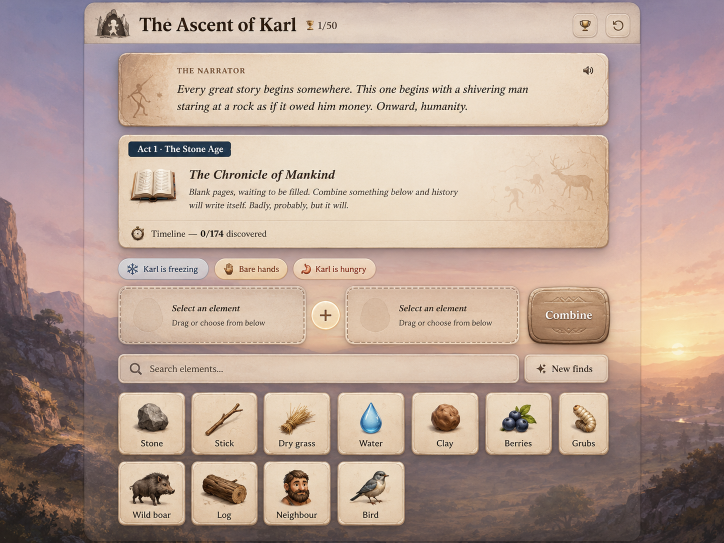
#> input picture docs/design/reference/target-2026-08-11.webp, 1448 x 1086 px (shown at 1/2 size)
$ python build_bg_from_ref.py
#> lines starting #> are read from the running program, lines starting #| are printed output that depends on the picture; pictures that were not available may be replaced by others from this repository, and a replacement may not be noted
#> in main, ref is the input picture: shape (1086, 1448, 3); mean R, G, B 183.9, 161.4, 149.3
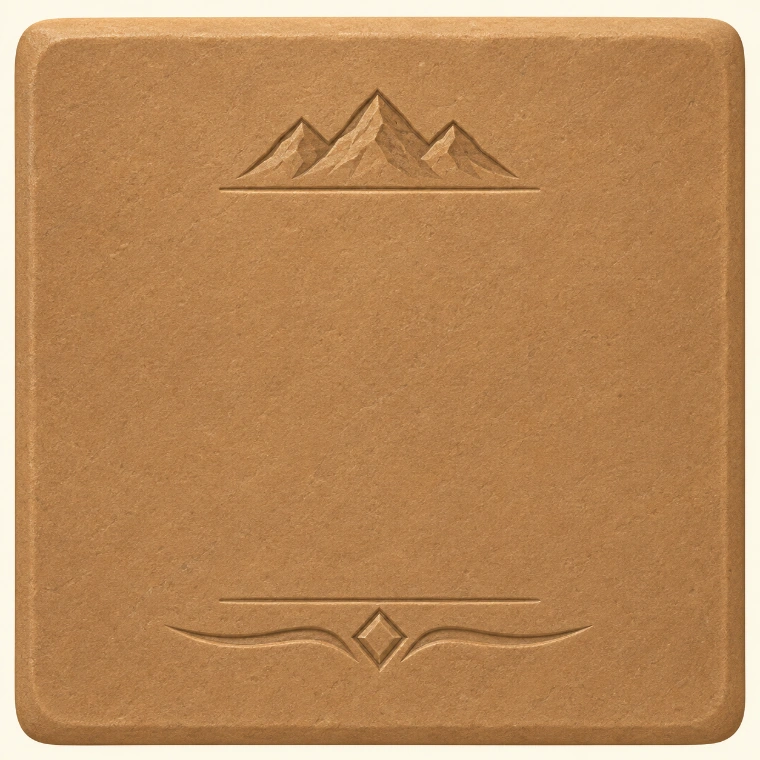
#> input picture docs/design/reference/combine-slab-src.webp, 760 x 760 px, given in place of game.png, which was not available
#!/usr/bin/env python3
"""Bygger baggrundsmaleriet UD AF referencen i stedet for at male et nyt.

Den gamle vej var et selvstændigt genereret maleri, trukket over mod
referencens kulør med en frossen affin graduering. Den kunne aldrig ramme:
målt mod referencen lå den 38 niveauer skævt i gennemsnit, og skævheden var
IKKE en konstant — nogle steder var vi lysere, andre mørkere. En graduering
retter et skift, ikke en anden komposition. Det er derfor `chips` stod fast
på 0.291 i tone: chippernes bånd er rosa-mauve i referencen og fersken hos
os, og ingen tokens kan flytte et maleri.

Docstringen på den gamle build_bg_wide.py sagde at maleriet ikke KAN skæres
ud af mockuppen, fordi UI-panelet dækker fladen og kun efterlader to
strimler på 168 px. Det er rigtigt om strimlerne og forkert om resten:
mellemrummene mellem chips, mellem kort, mellem sektioner og hele bunden er
også ren baggrund. Målt er 36,5 % af referencen ægte baggrund, fordelt over
hele fladen — ikke to strimler i kanten.

Masken gættes ikke. Vores egen render har samme layout, og vi VED hvilken
baggrund den står på, så |render − baggrund| er præcis de pixels UI'et maler
på. Tærsklen er 20: panelets slør måler +4..+9 hen over rammekanten, så alt
under 20 er sløret og alt over er et element.

Hullerne fyldes i en pyramide. Landskabet er diset og uden fine detaljer, så
dets information ligger i de lave frekvenser; en inpaint på 1/8 opløsning har
kun 4 px at bygge bro over, hvor fuld opløsning skulle gætte 130. Kornet
lægges tilbage bagefter fra papirfliserne, så fladen ikke bliver glat.

Bredden er ikke et rundt tal med vilje. CSS'en `cover`er, og ved Martins og
dommerens rude på 1448x1086 skalerer cover efter HØJDEN. Er masterens højde
præcis 1086, står referencens egne pixels 1:1 i midten; ethvert andet tal
zoomer maleriet en anelse og flytter hver eneste måling. 2534 = 1086 x 21/9.
"""

from pathlib import Path

import cv2
import numpy as np
from PIL import Image

ROOT = Path(__file__).resolve().parents[2]
REF = ROOT / "docs/design/reference/target-2026-08-11.webp"
RENDER = ROOT / ".judge/latest/render/game.png"
OLD_WIDE = ROOT / "src/assets/art/bg-wide-2560.webp"
GRAIN = ROOT / "src/assets/art/paper-grain.png"
OUT_DIR = ROOT / "src/assets/art"

VIEW = (1448, 1086)
MASTER_W = 2534          # 1086 * 21/9 — se docstringen om hvorfor højden binder
THRESHOLD = 20
DILATE = 7
LEVELS = 3               # 1/8 opløsning i bunden af pyramiden


def _current_background() -> np.ndarray:
    """Den baggrund vores render FAKTISK stod på, cover'et som browseren gør."""
    bg = Image.open(OLD_WIDE).convert("RGB")
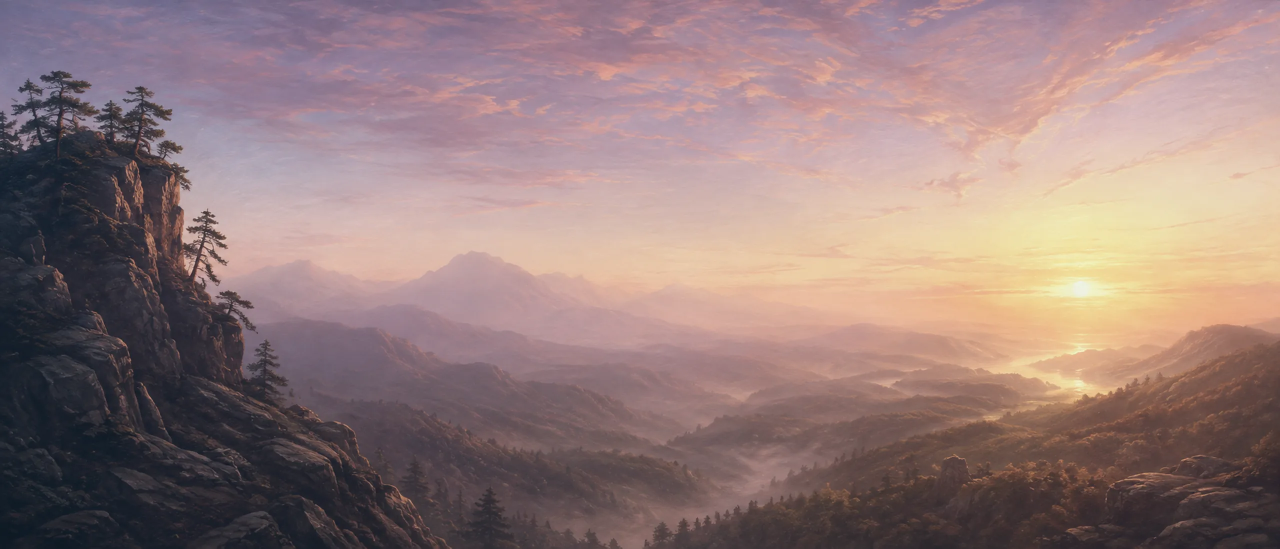
#> input picture src/assets/art/bg-wide-2560.webp, 2560 x 1097 px (shown at 1/2 size)
#> bg is the input picture: PIL image 2560x1097 RGB; mean R, G, B 147.9, 124, 122.4
    s = VIEW[1] / bg.height
#> s = 0.99
    w = round(bg.width * s)
#> w = 2534
    scaled = bg.resize((w, VIEW[1]), Image.LANCZOS)
    off = (w - VIEW[0]) // 2
#> off = 543
    return np.asarray(scaled.crop((off, 0, off + VIEW[0], VIEW[1]))).astype(np.int16)
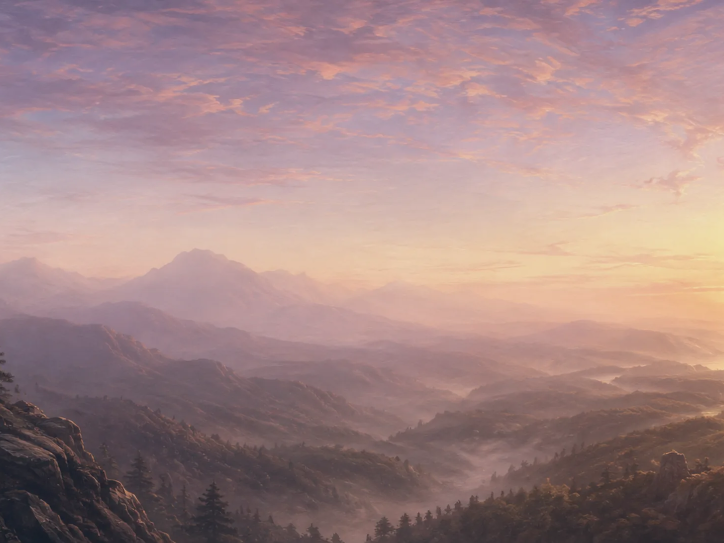
#> returned value: shape (1086, 1448, 3) int16 (shown at 1/2 size); mean of channels 0, 1, 2 161.9, 133.4, 133.2; drawn as R, G, B


def _ui_mask(ref_render: np.ndarray, bg: np.ndarray) -> np.ndarray:
#> (the run stopped early here; a loop or call above may not have finished)
